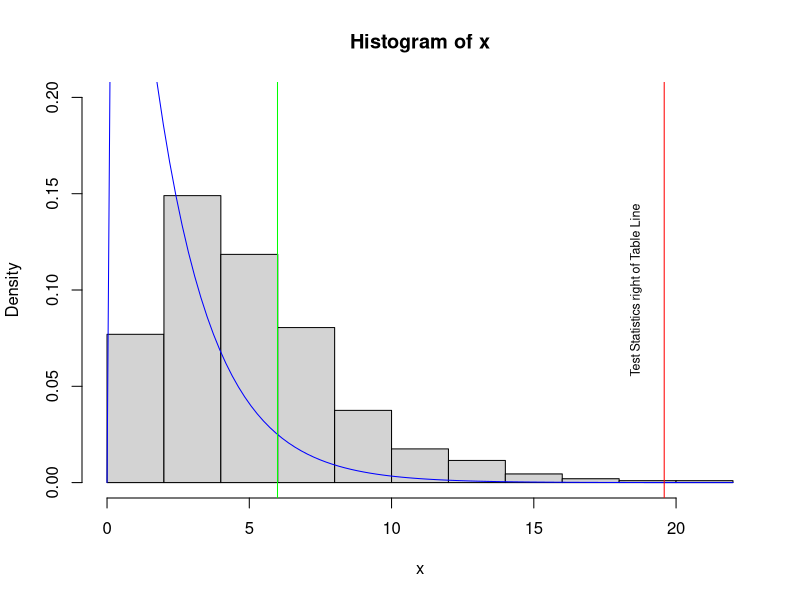

This chart was generated by the following R code:
# Chi Squared Tests
# Goodness of Fit
#Links------
#http://www.r-tutor.com/elementary-statistics/goodness-fit/multinomial-goodness-fit
#http://math.hws.edu/javamath/ryan/ChiSquare.html


#The test is applied when you have one categorical variable from a single population. It is used to determine 
#whether sample data are consistent with a hypothesized distribution.

# When to use 
#1 Simple Random Sampling
#2 Variable is categorical - Count of grades A, B,C ; Colors etc
#3 min freq 5

# Hypothesis -----------

#Ho: data consistent with a specified distribution. (Observed as per prob)
#Ha: data are not consistent with a specified distribution.

#Interpret results -----------
# If P-value < significance level (0.05), we cannot accept the null hypothesis.


# School Grades
grades = c(50,45,5) # grades - cat variable
expgrades = c(0.3, 0.6,0.1) # theoretical distribution
chisq.test(grades) # exp calc from grades itself not correct
ctest = chisq.test(x=grades, p=expgrades)
ctest
ctest$statistic
(ql = qchisq(1-.05,df=2))
ctest$method

x <- rchisq(1000, 5) 
hist(x, prob=TRUE, ylim=c(0,0.2)) 
curve( dchisq(x, df=2), col='blue', add=TRUE)
abline(v=c(ql,ctest$statistic), col=c('green','red'))
text(ctest$statistic-1, 0+0.1,srt=90, cex=0.75,
     labels = 'Test Statistics right of Table Line')


# Data from Table
HairEyeColor  # Margin Table of Hair vs Eye Colors : Count
eye = margin.table(HairEyeColor,2)
eye
(ctest2 = chisq.test(x=eye, p=c(0.5,0.25,0.15,0.1)))
ctest2
qchisq(1-.05,df=3)
ctest2$p.value # < 0.05
ctest2$statistic # > chisq table value 
# Reject Ho : Data is not expected

# Data from Data Frame
